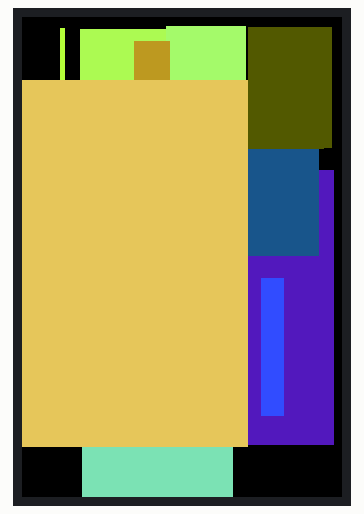
Simulated run of this program. Board: ESP32 board running MicroPython. On the bench: 320×480 colour display. Random numbers come from a fixed seed.

Above: at 3.9 s.
At 6.7 s:
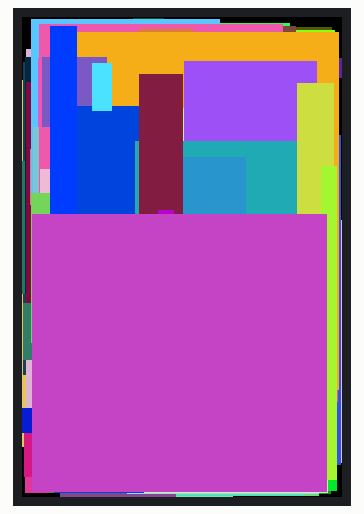
At 11.9 s:
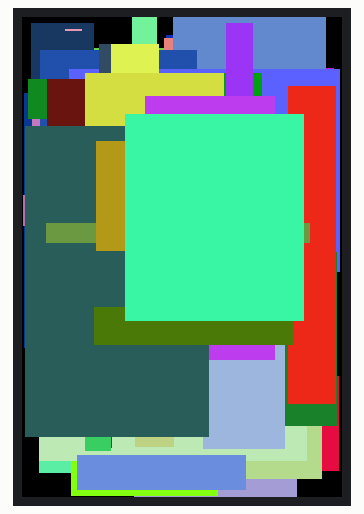
At 19.9 s:
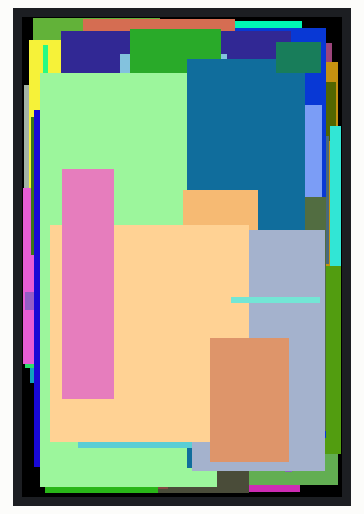
At 28.3 s:
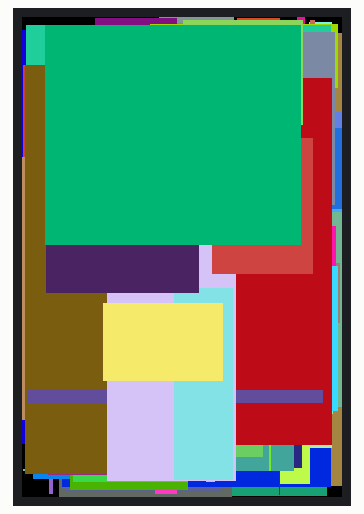
At 36.4 s:
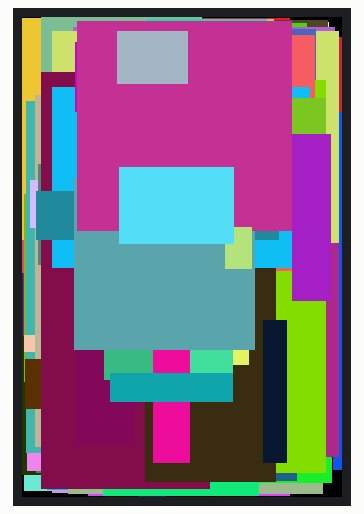

The program:

Simple_test.py
```python
from machine import Pin,SPI
import time
import ustruct
import random

#pin define
LCD_RS = 2
LCD_CS = 15
#LCD_RST = 27  #connect to ESP32 reset pin
LCD_SCK = 14
LCD_SDA = 13
LCD_SDO = 12
LCD_BL = 27

#mem size
MEM_SIZE = 5120  #5x1024

#LCD size
LCD_W = 320
LCD_H = 480

#color define
BLACK = 0x0000
WHITE = 0xFFFF
RED = 0xF800
GREEN = 0x07E0
BLUE = 0x001F
GRAY = 0x8430

class LCD_35_ST7796():
    def __init__(self):
        self.rs = Pin(LCD_RS,Pin.OUT)
        self.cs = Pin(LCD_CS,Pin.OUT)
        self.bl = Pin(LCD_BL,Pin.OUT)
        self.rs(1)
        self.cs(1)
        self.spi = SPI(1,80_000_000,sck=Pin(LCD_SCK),mosi=Pin(LCD_SDA),miso=Pin(LCD_SDO))
        self.LCD_init()
        self.bl(1)
    def LCD_Write_Reg(self,reg):
        self.cs(0)
        self.rs(0)
        self.spi.write(bytearray([reg]))
        self.cs(1)
    def LCD_Write_Data(self,dat):
        self.cs(0)
        self.rs(1)
        self.spi.write(bytearray([dat]))
        self.cs(1)
    def LCD_Set_Windows(self,x1,y1,x2,y2):
        self.LCD_Write_Reg(0x2A)
        self.LCD_Write_Data(x1>>8)
        self.LCD_Write_Data(x1&0xFF)
        self.LCD_Write_Data(x2>>8)
        self.LCD_Write_Data(x2&0xFF)
        self.LCD_Write_Reg(0x2B)
        self.LCD_Write_Data(y1>>8)
        self.LCD_Write_Data(y1&0xFF)
        self.LCD_Write_Data(y2>>8)
        self.LCD_Write_Data(y2&0xFF)
        self.LCD_Write_Reg(0x2C)
    def LCD_Fill(self,sx,sy,w,h,color):
        if sx >= LCD_W or sy >= LCD_H:
            return
        if (sx + w) > LCD_W or (sy + h) > LCD_H:
            return
        if (w < 1 or w > LCD_W) or (h < 1 or h > LCD_H):
            return
        self.LCD_Set_Windows(sx,sy,sx + w - 1,sy + h - 1)
        self.cs(0)
        self.rs(1)
        quo, rest = divmod(w*h,MEM_SIZE)
        if quo:
            buf = ustruct.pack(">H",color)*MEM_SIZE
            for i in range(quo):
                self.spi.write(buf)
        if rest != 0:
            buf = ustruct.pack(">H",color)*rest
            self.spi.write(buf)
        self.cs(1)
    def LCD_Clear(self,color):
        self.LCD_Fill(0,0,LCD_W,LCD_H,color)
    def LCD_init(self):
        self.LCD_Write_Reg(0x11)
        time.sleep_ms(120)

        self.LCD_Write_Reg(0x36)
        self.LCD_Write_Data(0x48)

        self.LCD_Write_Reg(0x3A)
        self.LCD_Write_Data(0x55)

        self.LCD_Write_Reg(0xF0)
        self.LCD_Write_Data(0xC3)

        self.LCD_Write_Reg(0xF0)
        self.LCD_Write_Data(0x96)

        self.LCD_Write_Reg(0xB4)
        self.LCD_Write_Data(0x01)

        self.LCD_Write_Reg(0xB7)
        self.LCD_Write_Data(0xC6)

        self.LCD_Write_Reg(0xC0)
        self.LCD_Write_Data(0x80)
        self.LCD_Write_Data(0x45)

        self.LCD_Write_Reg(0xC1)
        self.LCD_Write_Data(0x13)

        self.LCD_Write_Reg(0xC2)
        self.LCD_Write_Data(0xA7)

        self.LCD_Write_Reg(0xC5)
        self.LCD_Write_Data(0x20)

        self.LCD_Write_Reg(0xE8)
        self.LCD_Write_Data(0x40)
        self.LCD_Write_Data(0x8A)
        self.LCD_Write_Data(0x00)
        self.LCD_Write_Data(0x00)
        self.LCD_Write_Data(0x29)
        self.LCD_Write_Data(0x19)
        self.LCD_Write_Data(0xA5)
        self.LCD_Write_Data(0x33)

        self.LCD_Write_Reg(0xE0)
        self.LCD_Write_Data(0xD0)
        self.LCD_Write_Data(0x08)
        self.LCD_Write_Data(0x0F)
        self.LCD_Write_Data(0x06)
        self.LCD_Write_Data(0x06)
        self.LCD_Write_Data(0x33)
        self.LCD_Write_Data(0x30)
        self.LCD_Write_Data(0x33)
        self.LCD_Write_Data(0x47)
        self.LCD_Write_Data(0x17)
        self.LCD_Write_Data(0x13)
        self.LCD_Write_Data(0x13)
        self.LCD_Write_Data(0x2B)
        self.LCD_Write_Data(0x31)

        self.LCD_Write_Reg(0XE1)
        self.LCD_Write_Data(0xD0)
        self.LCD_Write_Data(0x0A)
        self.LCD_Write_Data(0x11)
        self.LCD_Write_Data(0x0B)
        self.LCD_Write_Data(0x09)
        self.LCD_Write_Data(0x07)
        self.LCD_Write_Data(0x2F)
        self.LCD_Write_Data(0x33)
        self.LCD_Write_Data(0x47)
        self.LCD_Write_Data(0x38)
        self.LCD_Write_Data(0x15)
        self.LCD_Write_Data(0x16)
        self.LCD_Write_Data(0x2C)
        self.LCD_Write_Data(0x32)

        self.LCD_Write_Reg(0xF0)
        self.LCD_Write_Data(0x3C)

        self.LCD_Write_Reg(0xF0)
        self.LCD_Write_Data(0x69)

        time.sleep_ms(120)

        self.LCD_Write_Reg(0X29)
if __name__=='__main__':
    mylcd = LCD_35_ST7796()
    while True:
        mylcd.LCD_Clear(RED)
        time.sleep_ms(500)
        mylcd.LCD_Clear(GREEN)
        time.sleep_ms(500)
        mylcd.LCD_Clear(BLUE)
        time.sleep_ms(500)
        mylcd.LCD_Clear(GRAY)
        time.sleep_ms(500)
        mylcd.LCD_Clear(WHITE)
        time.sleep_ms(500)
        mylcd.LCD_Clear(BLACK)
        time.sleep_ms(500)
        for i in range(2000):
            mylcd.LCD_Fill(random.randint(0,LCD_W-1),random.randint(0,LCD_H-1),random.randint(0,LCD_W),random.randint(0,LCD_H),random.randint(0,0xFFFF))
```

Measured:
- what the display in image 0 shows lasts 0.7 s, from 3.8 s to 4.5 s
